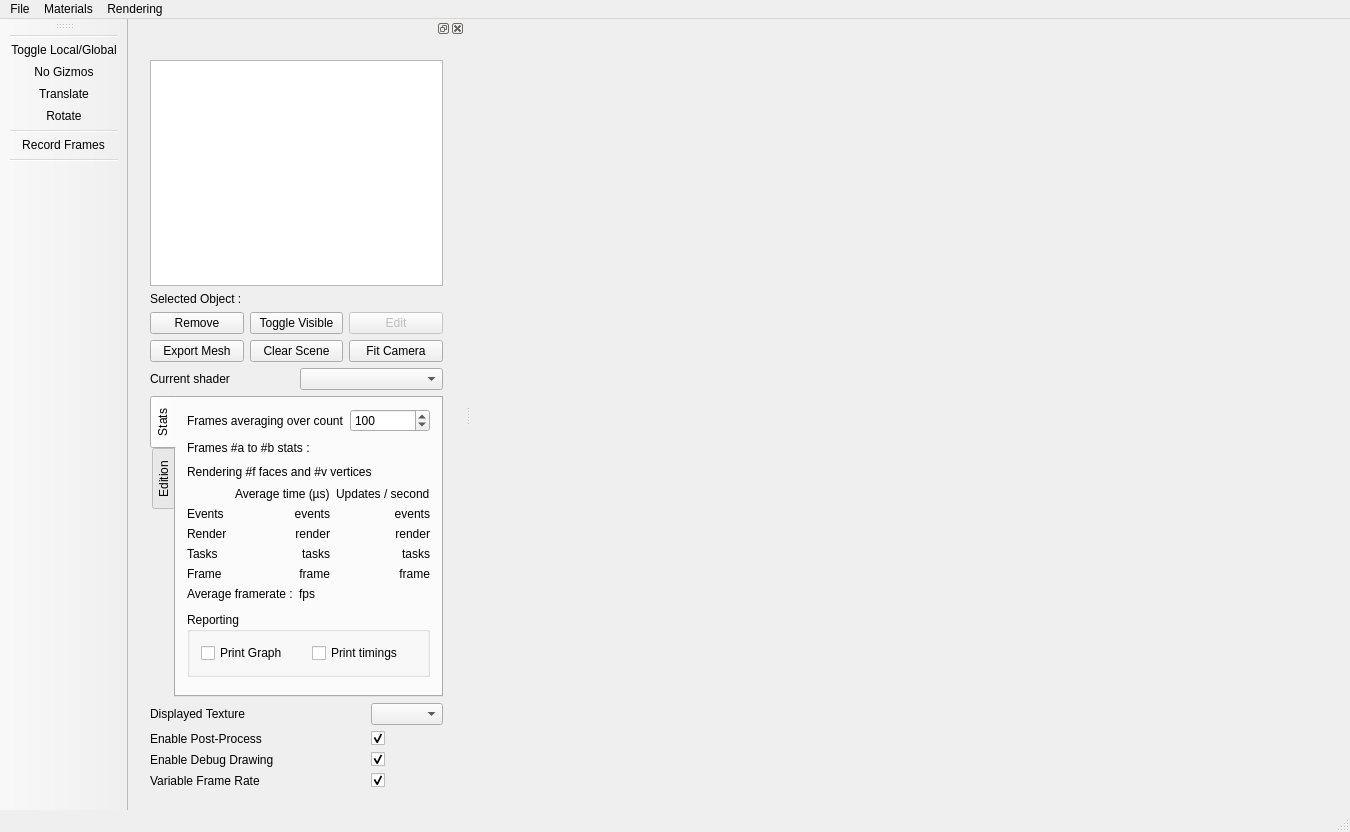
<?xml version="1.0" encoding="UTF-8"?>
<ui version="4.0">
 <class>MainWindow</class>
 <widget class="QMainWindow" name="MainWindow">
  <property name="geometry">
   <rect>
    <x>0</x>
    <y>0</y>
    <width>1350</width>
    <height>832</height>
   </rect>
  </property>
  <property name="sizePolicy">
   <sizepolicy hsizetype="Preferred" vsizetype="Preferred">
    <horstretch>0</horstretch>
    <verstretch>0</verstretch>
   </sizepolicy>
  </property>
  <property name="windowTitle">
   <string>MainWindow</string>
  </property>
  <widget class="QWidget" name="centralWidget">
   <layout class="QGridLayout" name="gridLayout_2">
    <item row="0" column="0">
     <widget class="Ra::Gui::Viewer" name="m_viewer" native="true">
      <property name="enabled">
       <bool>true</bool>
      </property>
      <property name="minimumSize">
       <size>
        <width>800</width>
        <height>600</height>
       </size>
      </property>
     </widget>
    </item>
   </layout>
  </widget>
  <widget class="QStatusBar" name="_statusBar"/>
  <widget class="QMenuBar" name="menuBar">
   <property name="geometry">
    <rect>
     <x>0</x>
     <y>0</y>
     <width>1350</width>
     <height>23</height>
    </rect>
   </property>
   <widget class="QMenu" name="menuFILE">
    <property name="title">
     <string>File</string>
    </property>
    <addaction name="actionOpenMesh"/>
    <addaction name="separator"/>
    <addaction name="actionExit"/>
   </widget>
   <widget class="QMenu" name="menuMisc">
    <property name="title">
     <string>Materials</string>
    </property>
    <addaction name="actionReload_Shaders"/>
    <addaction name="actionOpen_Material_Editor"/>
   </widget>
   <widget class="QMenu" name="menuRendering">
    <property name="title">
     <string>Rendering</string>
    </property>
    <widget class="QMenu" name="menuRenderers">
     <property name="title">
      <string>Renderers</string>
     </property>
     <addaction name="actionForward"/>
     <addaction name="actionDeferred"/>
     <addaction name="actionExperimental"/>
    </widget>
    <addaction name="menuRenderers"/>
   </widget>
   <addaction name="menuFILE"/>
   <addaction name="menuMisc"/>
   <addaction name="menuRendering"/>
  </widget>
  <widget class="QDockWidget" name="dockWidget">
   <attribute name="dockWidgetArea">
    <number>1</number>
   </attribute>
   <widget class="QWidget" name="dockWidgetContents">
    <layout class="QGridLayout" name="gridLayout">
     <item row="0" column="0">
      <widget class="QWidget" name="widget" native="true">
       <layout class="QVBoxLayout" name="verticalLayout_3">
        <item>
         <layout class="QVBoxLayout" name="verticalLayout_2">
          <item>
           <layout class="QVBoxLayout" name="verticalLayout_4">
            <item>
             <widget class="QTreeView" name="m_entitiesTreeView">
              <property name="minimumSize">
               <size>
                <width>0</width>
                <height>150</height>
               </size>
              </property>
              <property name="editTriggers">
               <set>QAbstractItemView::NoEditTriggers</set>
              </property>
              <property name="textElideMode">
               <enum>Qt::ElideRight</enum>
              </property>
             </widget>
            </item>
            <item>
             <layout class="QHBoxLayout" name="selectionLayout">
              <item>
               <widget class="QLabel" name="label_selected">
                <property name="text">
                 <string>Selected Object :</string>
                </property>
               </widget>
              </item>
              <item>
               <widget class="QLabel" name="m_selectedItemName">
                <property name="text">
                 <string/>
                </property>
               </widget>
              </item>
             </layout>
            </item>
            <item>
             <layout class="QGridLayout" name="gridLayout_4">
              <item row="0" column="2">
               <widget class="QPushButton" name="m_editRenderObjectButton">
                <property name="enabled">
                 <bool>false</bool>
                </property>
                <property name="text">
                 <string>Edit</string>
                </property>
               </widget>
              </item>
              <item row="0" column="1">
               <widget class="QPushButton" name="m_toggleRenderObjectButton">
                <property name="text">
                 <string>Toggle Visible</string>
                </property>
               </widget>
              </item>
              <item row="0" column="0">
               <widget class="QPushButton" name="m_removeEntityButton">
                <property name="text">
                 <string>Remove</string>
                </property>
               </widget>
              </item>
              <item row="1" column="0">
               <widget class="QPushButton" name="m_exportMeshButton">
                <property name="text">
                 <string>Export Mesh</string>
                </property>
               </widget>
              </item>
              <item row="1" column="1">
               <widget class="QPushButton" name="m_clearSceneButton">
                <property name="text">
                 <string>Clear Scene</string>
                </property>
               </widget>
              </item>
              <item row="1" column="2">
               <widget class="QPushButton" name="m_fitCameraButton">
                <property name="text">
                 <string>Fit Camera</string>
                </property>
               </widget>
              </item>
             </layout>
            </item>
           </layout>
          </item>
          <item>
           <layout class="QHBoxLayout" name="shaderLayout">
            <item>
             <widget class="QLabel" name="label">
              <property name="text">
               <string>Current shader</string>
              </property>
             </widget>
            </item>
            <item>
             <widget class="QComboBox" name="m_currentShaderBox">
              <item>
               <property name="text">
                <string/>
               </property>
              </item>
              <item>
               <property name="text">
                <string>Plain</string>
               </property>
              </item>
              <item>
               <property name="text">
                <string>BlinnPhong</string>
               </property>
              </item>
              <item>
               <property name="text">
                <string>LinesGeom</string>
               </property>
              </item>
              <item>
               <property name="text">
                <string>Lines</string>
               </property>
              </item>
             </widget>
            </item>
           </layout>
          </item>
          <item>
           <widget class="QTabWidget" name="toolBox">
            <property name="minimumSize">
             <size>
              <width>250</width>
              <height>0</height>
             </size>
            </property>
            <property name="maximumSize">
             <size>
              <width>16777215</width>
              <height>500</height>
             </size>
            </property>
            <property name="tabPosition">
             <enum>QTabWidget::West</enum>
            </property>
            <property name="currentIndex">
             <number>0</number>
            </property>
            <widget class="QWidget" name="tab_stats">
             <attribute name="title">
              <string>Stats</string>
             </attribute>
             <layout class="QVBoxLayout" name="verticalLayout_10">
              <item>
               <layout class="QFormLayout" name="formLayout_6">
                <item row="0" column="0">
                 <widget class="QLabel" name="label_23">
                  <property name="text">
                   <string>Frames averaging over count</string>
                  </property>
                 </widget>
                </item>
                <item row="0" column="1">
                 <widget class="QSpinBox" name="m_avgFramesCount">
                  <property name="minimum">
                   <number>1</number>
                  </property>
                  <property name="maximum">
                   <number>1000</number>
                  </property>
                  <property name="singleStep">
                   <number>10</number>
                  </property>
                  <property name="value">
                   <number>100</number>
                  </property>
                 </widget>
                </item>
               </layout>
              </item>
              <item>
               <widget class="QLabel" name="m_frameA2BLabel">
                <property name="text">
                 <string>Frames #a to #b stats :</string>
                </property>
               </widget>
              </item>
              <item>
               <widget class="QLabel" name="m_labelCount">
                <property name="text">
                 <string>Rendering #f faces and #v vertices</string>
                </property>
               </widget>
              </item>
              <item>
               <layout class="QGridLayout" name="gridLayout_6">
                <item row="2" column="0">
                 <widget class="QLabel" name="label_26">
                  <property name="text">
                   <string>Render</string>
                  </property>
                 </widget>
                </item>
                <item row="0" column="0">
                 <widget class="QLabel" name="label_25">
                  <property name="text">
                   <string/>
                  </property>
                 </widget>
                </item>
                <item row="3" column="0">
                 <widget class="QLabel" name="label_27">
                  <property name="text">
                   <string>Tasks</string>
                  </property>
                 </widget>
                </item>
                <item row="0" column="1">
                 <widget class="QLabel" name="label_29">
                  <property name="text">
                   <string>Average time (µs)</string>
                  </property>
                 </widget>
                </item>
                <item row="4" column="0">
                 <widget class="QLabel" name="label_28">
                  <property name="text">
                   <string>Frame</string>
                  </property>
                 </widget>
                </item>
                <item row="0" column="2">
                 <widget class="QLabel" name="label_30">
                  <property name="text">
                   <string>Updates / second</string>
                  </property>
                 </widget>
                </item>
                <item row="2" column="2">
                 <widget class="QLabel" name="m_renderUpdates">
                  <property name="text">
                   <string>render</string>
                  </property>
                  <property name="alignment">
                   <set>Qt::AlignRight|Qt::AlignTrailing|Qt::AlignVCenter</set>
                  </property>
                 </widget>
                </item>
                <item row="3" column="2">
                 <widget class="QLabel" name="m_tasksUpdates">
                  <property name="text">
                   <string>tasks</string>
                  </property>
                  <property name="alignment">
                   <set>Qt::AlignRight|Qt::AlignTrailing|Qt::AlignVCenter</set>
                  </property>
                 </widget>
                </item>
                <item row="4" column="2">
                 <widget class="QLabel" name="m_frameUpdates">
                  <property name="text">
                   <string>frame</string>
                  </property>
                  <property name="alignment">
                   <set>Qt::AlignRight|Qt::AlignTrailing|Qt::AlignVCenter</set>
                  </property>
                 </widget>
                </item>
                <item row="2" column="1">
                 <widget class="QLabel" name="m_renderTime">
                  <property name="text">
                   <string>render</string>
                  </property>
                  <property name="alignment">
                   <set>Qt::AlignRight|Qt::AlignTrailing|Qt::AlignVCenter</set>
                  </property>
                 </widget>
                </item>
                <item row="3" column="1">
                 <widget class="QLabel" name="m_tasksTime">
                  <property name="text">
                   <string>tasks</string>
                  </property>
                  <property name="alignment">
                   <set>Qt::AlignRight|Qt::AlignTrailing|Qt::AlignVCenter</set>
                  </property>
                 </widget>
                </item>
                <item row="4" column="1">
                 <widget class="QLabel" name="m_frameTime">
                  <property name="text">
                   <string>frame</string>
                  </property>
                  <property name="alignment">
                   <set>Qt::AlignRight|Qt::AlignTrailing|Qt::AlignVCenter</set>
                  </property>
                 </widget>
                </item>
                <item row="1" column="0">
                 <widget class="QLabel" name="label_4">
                  <property name="text">
                   <string>Events</string>
                  </property>
                 </widget>
                </item>
                <item row="1" column="1">
                 <widget class="QLabel" name="m_eventsTime">
                  <property name="text">
                   <string>events</string>
                  </property>
                  <property name="alignment">
                   <set>Qt::AlignRight|Qt::AlignTrailing|Qt::AlignVCenter</set>
                  </property>
                  <property name="events" stdset="0">
                   <string>render</string>
                  </property>
                 </widget>
                </item>
                <item row="1" column="2">
                 <widget class="QLabel" name="m_eventsUpdates">
                  <property name="text">
                   <string>events</string>
                  </property>
                  <property name="alignment">
                   <set>Qt::AlignRight|Qt::AlignTrailing|Qt::AlignVCenter</set>
                  </property>
                 </widget>
                </item>
               </layout>
              </item>
              <item>
               <layout class="QFormLayout" name="formLayout_7">
                <item row="1" column="0">
                 <widget class="QLabel" name="label_24">
                  <property name="text">
                   <string>Average framerate :</string>
                  </property>
                 </widget>
                </item>
                <item row="1" column="1">
                 <widget class="QLabel" name="m_avgFramerate">
                  <property name="text">
                   <string>fps</string>
                  </property>
                 </widget>
                </item>
               </layout>
              </item>
              <item>
               <widget class="QGroupBox" name="groupBox">
                <property name="title">
                 <string>Reporting</string>
                </property>
                <layout class="QHBoxLayout" name="horizontalLayout">
                 <item>
                  <widget class="QCheckBox" name="m_printGraph">
                   <property name="text">
                    <string>Print Graph</string>
                   </property>
                  </widget>
                 </item>
                 <item>
                  <widget class="QCheckBox" name="m_printTimings">
                   <property name="text">
                    <string>Print timings</string>
                   </property>
                  </widget>
                 </item>
                </layout>
               </widget>
              </item>
              <item>
               <spacer name="verticalSpacer_2">
                <property name="orientation">
                 <enum>Qt::Vertical</enum>
                </property>
               </spacer>
              </item>
             </layout>
            </widget>
            <widget class="Ra::Gui::TransformEditorWidget" name="tab_edition">
             <attribute name="title">
              <string>Edition</string>
             </attribute>
             <widget class="QWidget" name="verticalLayoutWidget">
              <property name="geometry">
               <rect>
                <x>9</x>
                <y>9</y>
                <width>321</width>
                <height>291</height>
               </rect>
              </property>
              <layout class="QVBoxLayout" name="verticalLayout">
               <item>
                <widget class="QLabel" name="Vector3Info">
                 <property name="text">
                  <string>&lt;html&gt;&lt;head/&gt;&lt;body&gt;&lt;p&gt;&lt;span style=&quot; font-weight:600;&quot;&gt;Tracked vertex information :&lt;/span&gt;&lt;/p&gt;&lt;/body&gt;&lt;/html&gt;</string>
                 </property>
                 <property name="alignment">
                  <set>Qt::AlignCenter</set>
                 </property>
                </widget>
               </item>
               <item>
                <layout class="QFormLayout" name="formLayout">
                 <item row="0" column="0">
                  <widget class="QLabel" name="label_index">
                   <property name="text">
                    <string>Index :</string>
                   </property>
                  </widget>
                 </item>
                 <item row="0" column="1">
                  <widget class="QSpinBox" name="spinBox_VertexIndex">
                   <property name="maximum">
                    <number>100000</number>
                   </property>
                  </widget>
                 </item>
                 <item row="1" column="0">
                  <widget class="QLabel" name="label_3">
                   <property name="text">
                    <string>&lt;b&gt;Position&lt;b&gt;</string>
                   </property>
                  </widget>
                 </item>
                 <item row="2" column="0">
                  <widget class="QLabel" name="coordX">
                   <property name="text">
                    <string>X :</string>
                   </property>
                   <property name="alignment">
                    <set>Qt::AlignLeading|Qt::AlignLeft|Qt::AlignVCenter</set>
                   </property>
                  </widget>
                 </item>
                 <item row="2" column="1">
                  <widget class="QLabel" name="m_valueX">
                   <property name="cursor">
                    <cursorShape>ArrowCursor</cursorShape>
                   </property>
                   <property name="text">
                    <string/>
                   </property>
                  </widget>
                 </item>
                 <item row="3" column="0">
                  <widget class="QLabel" name="coordY">
                   <property name="text">
                    <string>Y:</string>
                   </property>
                  </widget>
                 </item>
                 <item row="3" column="1">
                  <widget class="QLabel" name="m_valueY">
                   <property name="text">
                    <string/>
                   </property>
                  </widget>
                 </item>
                 <item row="4" column="0">
                  <widget class="QLabel" name="coordZ">
                   <property name="text">
                    <string>Z :</string>
                   </property>
                  </widget>
                 </item>
                 <item row="4" column="1">
                  <widget class="QLabel" name="m_valueZ">
                   <property name="text">
                    <string/>
                   </property>
                  </widget>
                 </item>
                 <item row="5" column="0">
                  <widget class="QLabel" name="label_normal">
                   <property name="text">
                    <string>&lt;b&gt;Normal &lt;b&gt;</string>
                   </property>
                  </widget>
                 </item>
                 <item row="9" column="1">
                  <spacer name="verticalSpacer">
                   <property name="orientation">
                    <enum>Qt::Vertical</enum>
                   </property>
                   <property name="sizeHint" stdset="0">
                    <size>
                     <width>20</width>
                     <height>40</height>
                    </size>
                   </property>
                  </spacer>
                 </item>
                 <item row="6" column="1">
                  <widget class="QLabel" name="label_nxValue">
                   <property name="text">
                    <string/>
                   </property>
                  </widget>
                 </item>
                 <item row="6" column="0">
                  <widget class="QLabel" name="label_8">
                   <property name="text">
                    <string>nx :</string>
                   </property>
                  </widget>
                 </item>
                 <item row="7" column="1">
                  <widget class="QLabel" name="label_nyValue">
                   <property name="text">
                    <string/>
                   </property>
                  </widget>
                 </item>
                 <item row="7" column="0">
                  <widget class="QLabel" name="label_10">
                   <property name="text">
                    <string>ny :</string>
                   </property>
                  </widget>
                 </item>
                 <item row="8" column="1">
                  <widget class="QLabel" name="label_nzValue">
                   <property name="text">
                    <string/>
                   </property>
                  </widget>
                 </item>
                 <item row="8" column="0">
                  <widget class="QLabel" name="label_12">
                   <property name="text">
                    <string>nz :</string>
                   </property>
                  </widget>
                 </item>
                </layout>
               </item>
              </layout>
             </widget>
            </widget>
           </widget>
          </item>
         </layout>
        </item>
        <item>
         <layout class="QGridLayout" name="gridLayout_3" rowstretch="0,0,0,0" columnstretch="1,0">
          <item row="0" column="0">
           <widget class="QLabel" name="label_2">
            <property name="text">
             <string>Displayed Texture</string>
            </property>
           </widget>
          </item>
          <item row="0" column="1">
           <widget class="QComboBox" name="m_displayedTextureCombo"/>
          </item>
          <item row="1" column="0">
           <widget class="QLabel" name="label_5">
            <property name="text">
             <string>Enable Post-Process</string>
            </property>
           </widget>
          </item>
          <item row="1" column="1">
           <widget class="QCheckBox" name="m_enablePostProcess">
            <property name="enabled">
             <bool>true</bool>
            </property>
            <property name="text">
             <string/>
            </property>
            <property name="checked">
             <bool>true</bool>
            </property>
            <property name="tristate">
             <bool>false</bool>
            </property>
           </widget>
          </item>
          <item row="2" column="0">
           <widget class="QLabel" name="label_6">
            <property name="text">
             <string>Enable Debug Drawing</string>
            </property>
           </widget>
          </item>
          <item row="2" column="1">
           <widget class="QCheckBox" name="m_enableDebugDraw">
            <property name="enabled">
             <bool>true</bool>
            </property>
            <property name="text">
             <string/>
            </property>
            <property name="checked">
             <bool>true</bool>
            </property>
            <property name="tristate">
             <bool>false</bool>
            </property>
           </widget>
          </item>
          <item row="3" column="0">
           <widget class="QLabel" name="label_7">
            <property name="text">
             <string>Variable Frame Rate</string>
            </property>
           </widget>
          </item>
          <item row="3" column="1">
           <widget class="QCheckBox" name="m_realFrameRate">
            <property name="enabled">
             <bool>true</bool>
            </property>
            <property name="text">
             <string/>
            </property>
            <property name="checked">
             <bool>true</bool>
            </property>
            <property name="tristate">
             <bool>false</bool>
            </property>
           </widget>
          </item>
         </layout>
        </item>
       </layout>
      </widget>
     </item>
    </layout>
   </widget>
  </widget>
  <widget class="QToolBar" name="toolBar">
   <property name="windowTitle">
    <string>toolBar</string>
   </property>
   <attribute name="toolBarArea">
    <enum>LeftToolBarArea</enum>
   </attribute>
   <attribute name="toolBarBreak">
    <bool>false</bool>
   </attribute>
   <addaction name="separator"/>
   <addaction name="actionToggle_Local_Global"/>
   <addaction name="actionGizmoOff"/>
   <addaction name="actionGizmoTranslate"/>
   <addaction name="actionGizmoRotate"/>
   <addaction name="separator"/>
   <addaction name="actionRecord_Frames"/>
   <addaction name="separator"/>
  </widget>
  <action name="actionOpenMesh">
   <property name="text">
    <string>Open...</string>
   </property>
   <property name="toolTip">
    <string>Open...</string>
   </property>
   <property name="shortcut">
    <string>Ctrl+O</string>
   </property>
  </action>
  <action name="actionExit">
   <property name="text">
    <string>Exit</string>
   </property>
   <property name="shortcut">
    <string>Ctrl+Q</string>
   </property>
  </action>
  <action name="actionReload_Shaders">
   <property name="text">
    <string>Reload Shaders</string>
   </property>
   <property name="shortcut">
    <string>Ctrl+R</string>
   </property>
  </action>
  <action name="actionGizmoTranslate">
   <property name="checkable">
    <bool>false</bool>
   </property>
   <property name="icon">
    <iconset>
     <normalon>:/Assets/Images/translate.png</normalon>
    </iconset>
   </property>
   <property name="text">
    <string>Translate</string>
   </property>
   <property name="toolTip">
    <string>Translate selected object</string>
   </property>
  </action>
  <action name="actionGizmoRotate">
   <property name="checkable">
    <bool>false</bool>
   </property>
   <property name="icon">
    <iconset>
     <normalon>:/Assets/Images/rotate.png</normalon>
    </iconset>
   </property>
   <property name="text">
    <string>Rotate</string>
   </property>
   <property name="toolTip">
    <string>Rotate selected object</string>
   </property>
  </action>
  <action name="actionToggle_Local_Global">
   <property name="checkable">
    <bool>true</bool>
   </property>
   <property name="icon">
    <iconset>
     <normalon>:/Assets/Images/gizmo.png</normalon>
    </iconset>
   </property>
   <property name="text">
    <string>Toggle Local/Global</string>
   </property>
   <property name="toolTip">
    <string>Changes the transform edition mode</string>
   </property>
  </action>
  <action name="actionGizmoOff">
   <property name="checkable">
    <bool>false</bool>
   </property>
   <property name="checked">
    <bool>false</bool>
   </property>
   <property name="icon">
    <iconset>
     <normalon>:/Assets/Images/select.png</normalon>
    </iconset>
   </property>
   <property name="text">
    <string>No Gizmos</string>
   </property>
   <property name="toolTip">
    <string>Disable transform gizmo.</string>
   </property>
  </action>
  <action name="actionOpen_Material_Editor">
   <property name="text">
    <string>Open Material Editor</string>
   </property>
   <property name="shortcut">
    <string>Alt+M</string>
   </property>
  </action>
  <action name="actionRecord_Frames">
   <property name="checkable">
    <bool>true</bool>
   </property>
   <property name="icon">
    <iconset resource="../../../../icons.qrc">
     <normaloff>:/Assets/Images/rec.png</normaloff>
     <normalon>:/Assets/Images/rec_on.png</normalon>:/Assets/Images/rec.png</iconset>
   </property>
   <property name="text">
    <string>Record Frames</string>
   </property>
  </action>
  <action name="actionForward">
   <property name="checkable">
    <bool>true</bool>
   </property>
   <property name="checked">
    <bool>true</bool>
   </property>
   <property name="text">
    <string>Forward</string>
   </property>
  </action>
  <action name="actionDeferred">
   <property name="checkable">
    <bool>true</bool>
   </property>
   <property name="enabled">
    <bool>false</bool>
   </property>
   <property name="text">
    <string>Deferred</string>
   </property>
  </action>
  <action name="actionExperimental">
   <property name="checkable">
    <bool>true</bool>
   </property>
   <property name="enabled">
    <bool>false</bool>
   </property>
   <property name="text">
    <string>Experimental</string>
   </property>
  </action>
 </widget>
 <layoutdefault spacing="6" margin="11"/>
 <customwidgets>
  <customwidget>
   <class>Ra::Gui::Viewer</class>
   <extends>QWidget</extends>
   <header>GuiBase/Viewer/Viewer.hpp</header>
   <container>1</container>
  </customwidget>
  <customwidget>
   <class>Ra::Gui::TransformEditorWidget</class>
   <extends>QWidget</extends>
   <header>Gui/TransformEditorWidget.hpp</header>
   <container>1</container>
  </customwidget>
 </customwidgets>
 <resources>
  <include location="../../../../icons.qrc"/>
 </resources>
 <connections>
  <connection>
   <sender>actionExit</sender>
   <signal>triggered()</signal>
   <receiver>MainWindow</receiver>
   <slot>close()</slot>
   <hints>
    <hint type="sourcelabel">
     <x>-1</x>
     <y>-1</y>
    </hint>
    <hint type="destinationlabel">
     <x>518</x>
     <y>373</y>
    </hint>
   </hints>
  </connection>
 </connections>
</ui>
